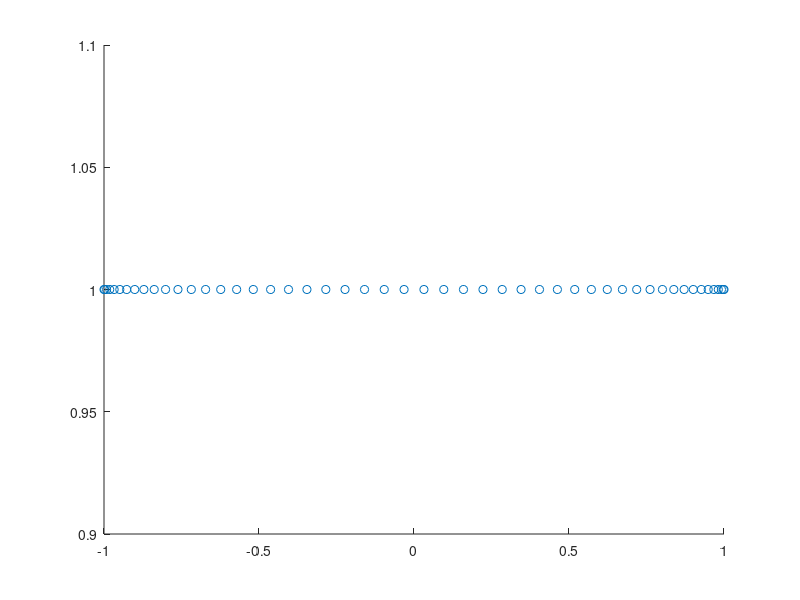

Write MATLAB code to recreate this figure.
close all; clear; clc;
NACA = '4415'; % INPUT NUMBER ONLY

m = str2num(NACA(1))/100;
p = str2num(NACA(2))/10;
t = str2num(NACA(3))/10 + str2num(NACA(4))/100;

c = 1;
x = 0:0.01:c;

% equations

y_c1 = (2*p-(x/c)).*m.*x/(p^2);
y_c2 = m.*(c-x).*(1+(x/c)-(2*p)) / ((1-p)^2);

y_t = @(x) (t*c/0.2)*((0.2969*sqrt(x/c))-(0.126*(x/c))-(0.3516*((x/c).^2))+0.2843*((x/c).^3))-(0.1036*((x/c).^4));
y_t1 = y_t(x);

%y_c1 = @(x) m

dy_c1dx = @(x) 2*m*(c*p-x)/c/(p^2);
dy_c2dx = @(x) (2*m*(c*p-x)) / (c*((1-p)^2));


zeta1 = @(x) atan(dy_c1dx(x));
zeta2 = @(x) atan(dy_c2dx(x));


x_u = @(x) x - y_t(x)*sin(zeta1);

% Clustering
angles = linspace(0,pi,50);
x_pos = cos(angles);
figure();
hold on;
scatter(x_pos, ones(1,50));



